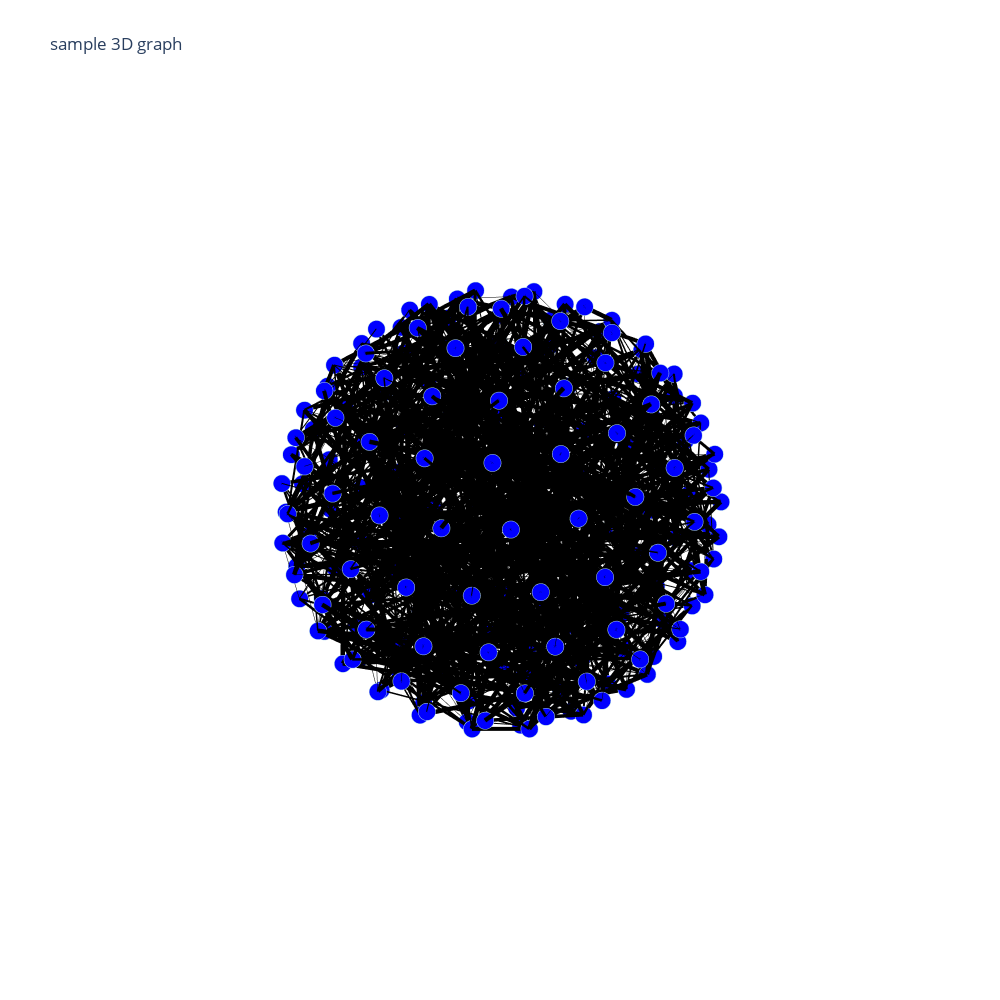

Here is the notebook cell this chart was saved with:
### Code cell
fig = go.Figure(data=edge_traces + [node_trace], layout=layout)
plotly.offline.iplot(fig, filename="sample")
